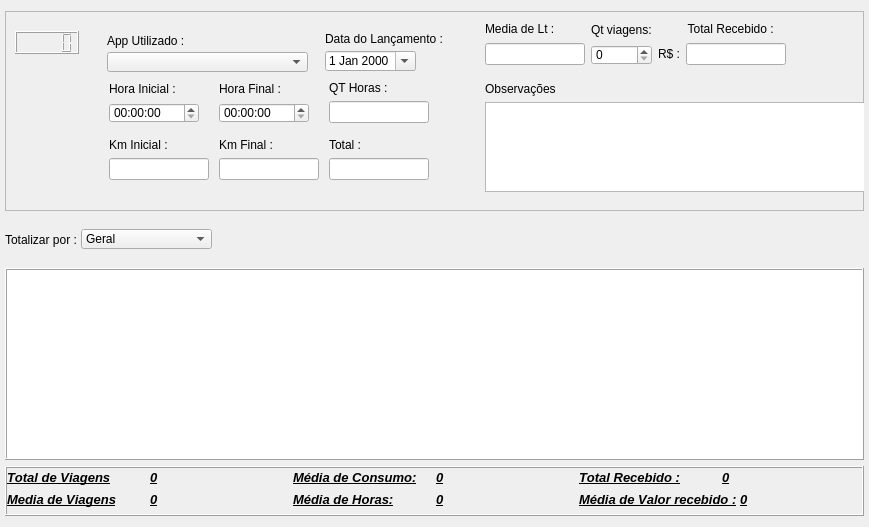
      <widget class="QWidget" name="tab">
       <attribute name="title">
        <string>Lançamento Diário</string>
       </attribute>
       <layout class="QVBoxLayout" name="verticalLayout_2">
        <property name="leftMargin">
         <number>5</number>
        </property>
        <property name="rightMargin">
         <number>5</number>
        </property>
        <item>
         <widget class="QFrame" name="frm_widget_info">
          <property name="sizePolicy">
           <sizepolicy hsizetype="Ignored" vsizetype="Preferred">
            <horstretch>0</horstretch>
            <verstretch>0</verstretch>
           </sizepolicy>
          </property>
          <property name="minimumSize">
           <size>
            <width>0</width>
            <height>200</height>
           </size>
          </property>
          <property name="maximumSize">
           <size>
            <width>16777215</width>
            <height>200</height>
           </size>
          </property>
          <property name="frameShape">
           <enum>QFrame::StyledPanel</enum>
          </property>
          <property name="frameShadow">
           <enum>QFrame::Raised</enum>
          </property>
          <widget class="QLCDNumber" name="lcd_id">
           <property name="geometry">
            <rect>
             <x>10</x>
             <y>20</y>
             <width>64</width>
             <height>23</height>
            </rect>
           </property>
           <property name="minimumSize">
            <size>
             <width>64</width>
             <height>23</height>
            </size>
           </property>
           <property name="maximumSize">
            <size>
             <width>64</width>
             <height>23</height>
            </size>
           </property>
          </widget>
          <widget class="QWidget" name="layoutWidget">
           <property name="geometry">
            <rect>
             <x>480</x>
             <y>70</y>
             <width>391</width>
             <height>111</height>
            </rect>
           </property>
           <layout class="QVBoxLayout" name="verticalLayout_24">
            <item>
             <widget class="QLabel" name="label_20">
              <property name="text">
               <string>Observações</string>
              </property>
              <property name="buddy">
               <cstring>lanc_diario_plain_obs</cstring>
              </property>
             </widget>
            </item>
            <item>
             <widget class="QPlainTextEdit" name="lanc_diario_plain_obs">
              <property name="minimumSize">
               <size>
                <width>389</width>
                <height>90</height>
               </size>
              </property>
              <property name="maximumSize">
               <size>
                <width>389</width>
                <height>90</height>
               </size>
              </property>
             </widget>
            </item>
           </layout>
          </widget>
          <widget class="QWidget" name="layoutWidget">
           <property name="geometry">
            <rect>
             <x>480</x>
             <y>10</y>
             <width>391</width>
             <height>53</height>
            </rect>
           </property>
           <layout class="QHBoxLayout" name="horizontalLayout_13">
            <property name="bottomMargin">
             <number>9</number>
            </property>
            <item>
             <layout class="QVBoxLayout" name="verticalLayout_11">
              <item>
               <widget class="QLabel" name="label_10">
                <property name="text">
                 <string>Media de Lt :</string>
                </property>
                <property name="buddy">
                 <cstring>lanc_diario_text_media_lt</cstring>
                </property>
               </widget>
              </item>
              <item>
               <widget class="QLineEdit" name="lanc_diario_text_media_lt">
                <property name="maximumSize">
                 <size>
                  <width>100</width>
                  <height>16777215</height>
                 </size>
                </property>
               </widget>
              </item>
             </layout>
            </item>
            <item>
             <layout class="QVBoxLayout" name="verticalLayout_13">
              <item>
               <widget class="QLabel" name="label_11">
                <property name="text">
                 <string>Qt viagens:</string>
                </property>
                <property name="buddy">
                 <cstring>lanc_diario_spinbox_entregas</cstring>
                </property>
               </widget>
              </item>
              <item>
               <widget class="QSpinBox" name="lanc_diario_spinbox_entregas">
                <property name="maximumSize">
                 <size>
                  <width>62</width>
                  <height>20</height>
                 </size>
                </property>
               </widget>
              </item>
             </layout>
            </item>
            <item>
             <layout class="QVBoxLayout" name="verticalLayout_14">
              <item>
               <widget class="QLabel" name="label_12">
                <property name="text">
                 <string>         Total Recebido :</string>
                </property>
                <property name="buddy">
                 <cstring>lanc_diario_text_total_recebido</cstring>
                </property>
               </widget>
              </item>
              <item>
               <layout class="QHBoxLayout" name="horizontalLayout_8">
                <item>
                 <widget class="QLabel" name="lb_cifrao">
                  <property name="text">
                   <string>R$ :</string>
                  </property>
                 </widget>
                </item>
                <item>
                 <widget class="QLineEdit" name="lanc_diario_text_total_recebido">
                  <property name="maximumSize">
                   <size>
                    <width>100</width>
                    <height>16777215</height>
                   </size>
                  </property>
                  <property name="inputMask">
                   <string/>
                  </property>
                 </widget>
                </item>
               </layout>
              </item>
             </layout>
            </item>
            <item>
             <spacer name="horizontalSpacer_4">
              <property name="orientation">
               <enum>Qt::Horizontal</enum>
              </property>
              <property name="sizeHint" stdset="0">
               <size>
                <width>58</width>
                <height>20</height>
               </size>
              </property>
             </spacer>
            </item>
           </layout>
          </widget>
          <widget class="QWidget" name="layoutWidget">
           <property name="geometry">
            <rect>
             <x>100</x>
             <y>70</y>
             <width>328</width>
             <height>129</height>
            </rect>
           </property>
           <layout class="QVBoxLayout" name="verticalLayout_21">
            <item>
             <layout class="QHBoxLayout" name="horizontalLayout_5">
              <item>
               <layout class="QVBoxLayout" name="verticalLayout_8">
                <property name="bottomMargin">
                 <number>0</number>
                </property>
                <item>
                 <layout class="QVBoxLayout" name="verticalLayout_4">
                  <property name="bottomMargin">
                   <number>9</number>
                  </property>
                  <item>
                   <widget class="QLabel" name="label_4">
                    <property name="text">
                     <string>Hora Inicial :</string>
                    </property>
                    <property name="buddy">
                     <cstring>lanc_diario_time_hora_inicial</cstring>
                    </property>
                   </widget>
                  </item>
                  <item>
                   <widget class="QTimeEdit" name="lanc_diario_time_hora_inicial">
                    <property name="minimumSize">
                     <size>
                      <width>90</width>
                      <height>20</height>
                     </size>
                    </property>
                    <property name="maximumSize">
                     <size>
                      <width>90</width>
                      <height>20</height>
                     </size>
                    </property>
                    <property name="wrapping">
                     <bool>false</bool>
                    </property>
                    <property name="calendarPopup">
                     <bool>true</bool>
                    </property>
                   </widget>
                  </item>
                 </layout>
                </item>
                <item>
                 <layout class="QVBoxLayout" name="verticalLayout_3">
                  <property name="bottomMargin">
                   <number>9</number>
                  </property>
                  <item>
                   <widget class="QLabel" name="label_6">
                    <property name="text">
                     <string>Km Inicial :</string>
                    </property>
                    <property name="buddy">
                     <cstring>lanc_diario_text_km_inicial</cstring>
                    </property>
                   </widget>
                  </item>
                  <item>
                   <widget class="QLineEdit" name="lanc_diario_text_km_inicial">
                    <property name="maximumSize">
                     <size>
                      <width>100</width>
                      <height>16777215</height>
                     </size>
                    </property>
                   </widget>
                  </item>
                 </layout>
                </item>
               </layout>
              </item>
              <item>
               <layout class="QVBoxLayout" name="verticalLayout_22">
                <item>
                 <layout class="QVBoxLayout" name="verticalLayout_7">
                  <property name="bottomMargin">
                   <number>9</number>
                  </property>
                  <item>
                   <widget class="QLabel" name="label_5">
                    <property name="text">
                     <string>Hora Final :</string>
                    </property>
                    <property name="buddy">
                     <cstring>lanc_diario_time_hora_final</cstring>
                    </property>
                   </widget>
                  </item>
                  <item>
                   <widget class="QTimeEdit" name="lanc_diario_time_hora_final">
                    <property name="minimumSize">
                     <size>
                      <width>90</width>
                      <height>20</height>
                     </size>
                    </property>
                    <property name="maximumSize">
                     <size>
                      <width>90</width>
                      <height>20</height>
                     </size>
                    </property>
                    <property name="calendarPopup">
                     <bool>true</bool>
                    </property>
                   </widget>
                  </item>
                 </layout>
                </item>
                <item>
                 <layout class="QVBoxLayout" name="verticalLayout_9">
                  <property name="bottomMargin">
                   <number>9</number>
                  </property>
                  <item>
                   <widget class="QLabel" name="label_7">
                    <property name="text">
                     <string>Km Final :</string>
                    </property>
                    <property name="buddy">
                     <cstring>lanc_diario_text_km_final</cstring>
                    </property>
                   </widget>
                  </item>
                  <item>
                   <widget class="QLineEdit" name="lanc_diario_text_km_final">
                    <property name="maximumSize">
                     <size>
                      <width>100</width>
                      <height>16777215</height>
                     </size>
                    </property>
                   </widget>
                  </item>
                 </layout>
                </item>
               </layout>
              </item>
              <item>
               <layout class="QVBoxLayout" name="verticalLayout_23">
                <item>
                 <layout class="QVBoxLayout" name="verticalLayout_10">
                  <property name="bottomMargin">
                   <number>9</number>
                  </property>
                  <item>
                   <widget class="QLabel" name="label_8">
                    <property name="text">
                     <string>QT Horas :</string>
                    </property>
                    <property name="buddy">
                     <cstring>lanc_diario_text_qt_horas</cstring>
                    </property>
                   </widget>
                  </item>
                  <item>
                   <widget class="QLineEdit" name="lanc_diario_text_qt_horas">
                    <property name="maximumSize">
                     <size>
                      <width>100</width>
                      <height>16777215</height>
                     </size>
                    </property>
                    <property name="toolTip">
                     <string>&lt;html&gt;&lt;head/&gt;&lt;body&gt;&lt;p&gt;O Calculo da Quantidade de horas é feito automáticamente.&lt;/p&gt;&lt;/body&gt;&lt;/html&gt;</string>
                    </property>
                    <property name="readOnly">
                     <bool>true</bool>
                    </property>
                   </widget>
                  </item>
                 </layout>
                </item>
                <item>
                 <layout class="QVBoxLayout" name="verticalLayout_12">
                  <property name="bottomMargin">
                   <number>9</number>
                  </property>
                  <item>
                   <widget class="QLabel" name="label_9">
                    <property name="text">
                     <string>Total :</string>
                    </property>
                    <property name="buddy">
                     <cstring>lanc_diario_text_km_total</cstring>
                    </property>
                   </widget>
                  </item>
                  <item>
                   <widget class="QLineEdit" name="lanc_diario_text_km_total">
                    <property name="maximumSize">
                     <size>
                      <width>100</width>
                      <height>16777215</height>
                     </size>
                    </property>
                   </widget>
                  </item>
                 </layout>
                </item>
               </layout>
              </item>
             </layout>
            </item>
            <item>
             <widget class="QLabel" name="lbl_error_diario">
              <property name="styleSheet">
               <string notr="true">color: rgb(255, 0, 0);</string>
              </property>
              <property name="text">
               <string/>
              </property>
             </widget>
            </item>
           </layout>
          </widget>
          <widget class="QLabel" name="label">
           <property name="geometry">
            <rect>
             <x>102</x>
             <y>22</y>
             <width>181</width>
             <height>16</height>
            </rect>
           </property>
           <property name="text">
            <string>App Utilizado :</string>
           </property>
           <property name="buddy">
            <cstring>lanc_diario_combobox_app</cstring>
           </property>
          </widget>
          <widget class="QComboBox" name="lanc_diario_combobox_app">
           <property name="geometry">
            <rect>
             <x>102</x>
             <y>41</y>
             <width>201</width>
             <height>20</height>
            </rect>
           </property>
           <property name="minimumSize">
            <size>
             <width>200</width>
             <height>20</height>
            </size>
           </property>
          </widget>
          <widget class="QLabel" name="label_3">
           <property name="geometry">
            <rect>
             <x>320</x>
             <y>20</y>
             <width>121</width>
             <height>16</height>
            </rect>
           </property>
           <property name="text">
            <string>Data do Lançamento : </string>
           </property>
           <property name="buddy">
            <cstring>lanc_diario_date_dia_lanc</cstring>
           </property>
          </widget>
          <widget class="QDateEdit" name="lanc_diario_date_dia_lanc">
           <property name="geometry">
            <rect>
             <x>320</x>
             <y>40</y>
             <width>91</width>
             <height>20</height>
            </rect>
           </property>
           <property name="maximumSize">
            <size>
             <width>109</width>
             <height>20</height>
            </size>
           </property>
           <property name="calendarPopup">
            <bool>true</bool>
           </property>
          </widget>
         </widget>
        </item>
        <item>
         <widget class="QFrame" name="frame_2">
          <property name="minimumSize">
           <size>
            <width>0</width>
            <height>45</height>
           </size>
          </property>
          <property name="frameShape">
           <enum>QFrame::NoFrame</enum>
          </property>
          <property name="frameShadow">
           <enum>QFrame::Plain</enum>
          </property>
          <property name="lineWidth">
           <number>0</number>
          </property>
          <layout class="QHBoxLayout" name="horizontalLayout_18">
           <property name="spacing">
            <number>0</number>
           </property>
           <property name="leftMargin">
            <number>0</number>
           </property>
           <property name="topMargin">
            <number>0</number>
           </property>
           <property name="rightMargin">
            <number>0</number>
           </property>
           <property name="bottomMargin">
            <number>0</number>
           </property>
           <item>
            <layout class="QHBoxLayout" name="horizontalLayout_2">
             <item>
              <widget class="QLabel" name="label_14">
               <property name="text">
                <string>Totalizar por : </string>
               </property>
              </widget>
             </item>
             <item>
              <widget class="QComboBox" name="combobox_set_totalizado">
               <property name="minimumSize">
                <size>
                 <width>131</width>
                 <height>20</height>
                </size>
               </property>
               <property name="maximumSize">
                <size>
                 <width>131</width>
                 <height>20</height>
                </size>
               </property>
               <item>
                <property name="text">
                 <string>Geral</string>
                </property>
               </item>
               <item>
                <property name="text">
                 <string>Diário</string>
                </property>
               </item>
               <item>
                <property name="text">
                 <string>Semanal</string>
                </property>
               </item>
               <item>
                <property name="text">
                 <string>Mensal</string>
                </property>
               </item>
              </widget>
             </item>
            </layout>
           </item>
           <item>
            <spacer name="horizontalSpacer_5">
             <property name="orientation">
              <enum>Qt::Horizontal</enum>
             </property>
             <property name="sizeHint" stdset="0">
              <size>
               <width>652</width>
               <height>20</height>
              </size>
             </property>
            </spacer>
           </item>
          </layout>
         </widget>
        </item>
        <item>
         <widget class="QTableView" name="lanc_diario_tableView">
          <property name="frameShape">
           <enum>QFrame::Box</enum>
          </property>
          <property name="frameShadow">
           <enum>QFrame::Raised</enum>
          </property>
          <property name="editTriggers">
           <set>QAbstractItemView::NoEditTriggers</set>
          </property>
          <property name="showDropIndicator" stdset="0">
           <bool>false</bool>
          </property>
          <property name="alternatingRowColors">
           <bool>true</bool>
          </property>
          <property name="selectionBehavior">
           <enum>QAbstractItemView::SelectRows</enum>
          </property>
          <property name="sortingEnabled">
           <bool>true</bool>
          </property>
          <attribute name="verticalHeaderShowSortIndicator" stdset="0">
           <bool>true</bool>
          </attribute>
          <attribute name="verticalHeaderStretchLastSection">
           <bool>false</bool>
          </attribute>
         </widget>
        </item>
        <item>
         <widget class="QFrame" name="frame_3">
          <property name="minimumSize">
           <size>
            <width>0</width>
            <height>50</height>
           </size>
          </property>
          <property name="font">
           <font>
            <pointsize>10</pointsize>
            <weight>75</weight>
            <italic>true</italic>
            <bold>true</bold>
            <underline>true</underline>
            <strikeout>false</strikeout>
            <stylestrategy>PreferDefault</stylestrategy>
            <kerning>false</kerning>
           </font>
          </property>
          <property name="focusPolicy">
           <enum>Qt::TabFocus</enum>
          </property>
          <property name="frameShape">
           <enum>QFrame::Box</enum>
          </property>
          <property name="frameShadow">
           <enum>QFrame::Raised</enum>
          </property>
          <layout class="QVBoxLayout" name="verticalLayout_6">
           <property name="spacing">
            <number>3</number>
           </property>
           <property name="leftMargin">
            <number>0</number>
           </property>
           <property name="topMargin">
            <number>0</number>
           </property>
           <property name="rightMargin">
            <number>0</number>
           </property>
           <property name="bottomMargin">
            <number>5</number>
           </property>
           <item>
            <layout class="QVBoxLayout" name="verticalLayout_5">
             <item>
              <layout class="QHBoxLayout" name="horizontalLayout_7">
               <item>
                <layout class="QHBoxLayout" name="horizontalLayout_16">
                 <item>
                  <widget class="QLabel" name="label_36">
                   <property name="text">
                    <string>Total de Viagens</string>
                   </property>
                  </widget>
                 </item>
                 <item>
                  <widget class="QLabel" name="lbl_total_viagens">
                   <property name="text">
                    <string>0</string>
                   </property>
                  </widget>
                 </item>
                </layout>
               </item>
               <item>
                <layout class="QHBoxLayout" name="horizontalLayout_10">
                 <item>
                  <widget class="QLabel" name="label_28">
                   <property name="text">
                    <string>Média de Consumo:</string>
                   </property>
                  </widget>
                 </item>
                 <item>
                  <widget class="QLabel" name="lbl_media_consumo">
                   <property name="text">
                    <string>0</string>
                   </property>
                  </widget>
                 </item>
                </layout>
               </item>
               <item>
                <layout class="QHBoxLayout" name="horizontalLayout_14">
                 <item>
                  <widget class="QLabel" name="label_32">
                   <property name="text">
                    <string>Total Recebido :</string>
                   </property>
                  </widget>
                 </item>
                 <item>
                  <widget class="QLabel" name="lbl_total_recebido">
                   <property name="text">
                    <string>0</string>
                   </property>
                  </widget>
                 </item>
                </layout>
               </item>
              </layout>
             </item>
             <item>
              <layout class="QHBoxLayout" name="horizontalLayout_9">
               <item>
                <layout class="QHBoxLayout" name="horizontalLayout_17">
                 <item>
                  <widget class="QLabel" name="label_38">
                   <property name="text">
                    <string>Media de Viagens</string>
                   </property>
                  </widget>
                 </item>
                 <item>
                  <widget class="QLabel" name="lbl_media_viagens">
                   <property name="text">
                    <string>0</string>
                   </property>
                  </widget>
                 </item>
                </layout>
               </item>
               <item>
                <layout class="QHBoxLayout" name="horizontalLayout_11">
                 <item>
                  <widget class="QLabel" name="label_30">
                   <property name="text">
                    <string>Média de Horas:</string>
                   </property>
                  </widget>
                 </item>
                 <item>
                  <widget class="QLabel" name="lbl_media_horas">
                   <property name="text">
                    <string>0</string>
                   </property>
                  </widget>
                 </item>
                </layout>
               </item>
               <item>
                <layout class="QHBoxLayout" name="horizontalLayout_15">
                 <item>
                  <widget class="QLabel" name="label_34">
                   <property name="text">
                    <string>Média de Valor recebido :</string>
                   </property>
                  </widget>
                 </item>
                 <item>
                  <widget class="QLabel" name="lbl_media_vlr_recebido">
                   <property name="text">
                    <string>0</string>
                   </property>
                  </widget>
                 </item>
                </layout>
               </item>
              </layout>
             </item>
            </layout>
           </item>
          </layout>
         </widget>
        </item>
       </layout>
      </widget>
